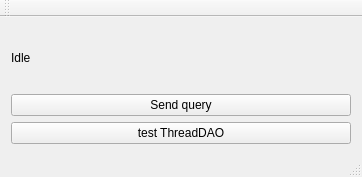
<?xml version="1.0" encoding="UTF-8"?>
<ui version="4.0">
 <class>MainWindow</class>
 <widget class="QMainWindow" name="MainWindow">
  <property name="geometry">
   <rect>
    <x>0</x>
    <y>0</y>
    <width>362</width>
    <height>177</height>
   </rect>
  </property>
  <property name="windowTitle">
   <string>MainWindow</string>
  </property>
  <widget class="QWidget" name="centralWidget">
   <layout class="QVBoxLayout" name="verticalLayout">
    <item>
     <widget class="QLabel" name="lblStatus">
      <property name="text">
       <string>Idle</string>
      </property>
     </widget>
    </item>
    <item>
     <widget class="QPushButton" name="btnSendQuery">
      <property name="text">
       <string>Send query</string>
      </property>
     </widget>
    </item>
    <item>
     <widget class="QPushButton" name="pushButton">
      <property name="text">
       <string>test ThreadDAO</string>
      </property>
     </widget>
    </item>
   </layout>
  </widget>
  <widget class="QMenuBar" name="menuBar">
   <property name="geometry">
    <rect>
     <x>0</x>
     <y>0</y>
     <width>362</width>
     <height>24</height>
    </rect>
   </property>
  </widget>
  <widget class="QToolBar" name="mainToolBar">
   <attribute name="toolBarArea">
    <enum>TopToolBarArea</enum>
   </attribute>
   <attribute name="toolBarBreak">
    <bool>false</bool>
   </attribute>
  </widget>
  <widget class="QStatusBar" name="statusBar"/>
 </widget>
 <layoutdefault spacing="6" margin="11"/>
 <resources/>
 <connections/>
</ui>
